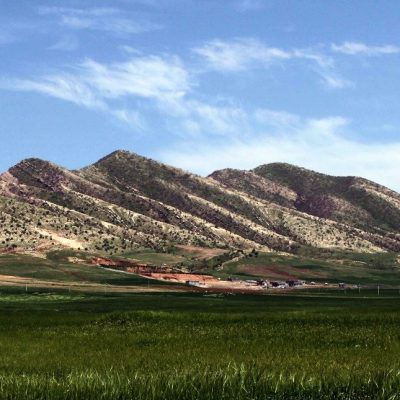
#> input picture sample.jpg, 400 x 400 px
$ jupyter execute Foveated_Vision.ipynb
#> lines starting #> are read from the running program, lines starting #| are printed output that depends on the picture; after the words box and inside, x2 and y2 are one past the last pixel; in counts of white or black regions, pixels touching at a corner belong together
# Human Foveated Vision Generator

Code for generating a noisy human foveated like image using numpy and opencv.

#### module imports

[cell 1]
import cv2
import time
import numpy as np
from math import atan, degrees,pi

np.set_printoptions(threshold=np.nan)

#### Constants used in code

[cell 2]
FOVEA_RADIUS = 1.0 #in degree visual angle.
MONITOR_WIDTH = 53 # Monitor width in cm
DISTANCE = 100 # Distance between monitor and participant in cm
RESOLUTION = 1366 # Horizontal resolution of the monitor in px
N_SAMPLES = 150000 # how many times to sample from image something like frame rate.
CONST_VAR = 0.0001
FIXATE_X = 200
FIXATE_Y = 200

#### Helper function to convert pixels to visual angle degrees

[cell 3]
def degrees_to_pixels():
    # Calculate the number of degrees that correspond to a single pixel.
    pixSize = float(MONITOR_WIDTH)/float(RESOLUTION);
    sz = 1.0 * pixSize
    deg_per_px = 2*180*atan(sz/(2*DISTANCE))/pi;

    return deg_per_px

print("fovea size : %s pixels" % (FOVEA_RADIUS/degrees_to_pixels()))

#### Load sample image to add noise

[cell 4]
image = cv2.imread('sample.jpg')
#> image is the input picture: shape (400, 400, 3); mean B, G, R 129.4, 124.8, 110.6

#### Function to calculate eccentricity.

[cell 5]
def get_eccentricity(raw_image, fixated_x, fixated_y, degree_to_pixel):

    #Generate a mask with shape similar to the image.
#> called with fixated_x = 200, fixated_y = 200, degree_to_pixel = 0.0222
    mask = 255*np.ones((raw_image.shape[0], raw_image.shape[1]), dtype='uint8')

    #Fovea is represented as a circle at fixated_x, fixated_y of radius FOVEA_RADIUS.
    cv2.circle(mask, (fixated_x, fixated_y), int(FOVEA_RADIUS/degree_to_pixel), 0, -1)
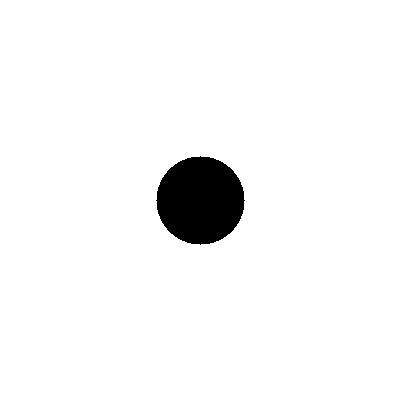
#> mask: shape (400, 400); 96.2% white; 1 black region, box (x1, y1, x2, y2) and area: (156, 156, 245, 245) 6077

    #Apply distance transform to mask. Open cv implementation of ecludian distance from fovea.
    eccentricity = cv2.distanceTransform(mask, cv2.DIST_L2, 3)
    eccentricity = eccentricity*degree_to_pixel

    return eccentricity

#Test eccentricity function
d2p = degrees_to_pixels()
ecc = get_eccentricity(image, FIXATE_X, FIXATE_Y, d2p)
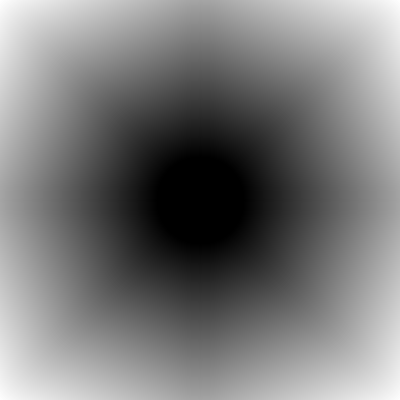
#> ecc: shape (400, 400) float32; min 0, max 5.14, mean 2.45; drawn with min black and max white
#print(ecc)

#### Function to add foveated noise to image without filling the parafoveal region.

[cell 6]
def add_foveated_noise_without_fill(raw_image, eccentricity, degree_to_pixel):
    #using the eccentricity calculate the probability of correct sample in the visual angle.
#> called with degree_to_pixel = 0.0222
    probs = np.exp(-0.27*eccentricity)
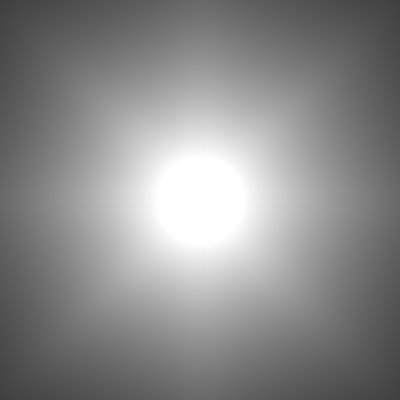
#> probs: shape (400, 400) float32; min 0.249, max 1, mean 0.546
    norm_probs = probs/np.sum(probs)
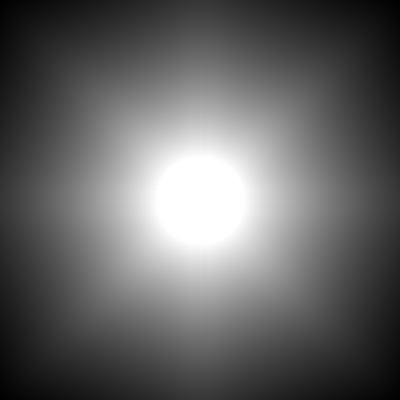
#> norm_probs: shape (400, 400) float32; min 2.85e-06, max 1.14e-05, mean 6.25e-06; drawn with min black and max white
    norm_probs = norm_probs.ravel()

    result_r = np.empty((raw_image.shape[0], raw_image.shape[1]))
    result_g = np.empty((raw_image.shape[0], raw_image.shape[1]))
    result_b = np.empty((raw_image.shape[0], raw_image.shape[1]))

    #randomly sample the pixels positions.
    sampled_indexes = np.random.choice(len(norm_probs), N_SAMPLES, False, norm_probs)
    sampled_index_probs = probs.ravel()[sampled_indexes]
    indexes = sampled_indexes[sampled_index_probs > np.random.uniform(0.0,1.0,len(sampled_index_probs))]

    result_r.ravel()[indexes] = raw_image[:,:,0].ravel()[indexes]
    result_g.ravel()[indexes] = raw_image[:,:,1].ravel()[indexes]
    result_b.ravel()[indexes] = raw_image[:,:,2].ravel()[indexes]

    index_ecc = eccentricity.ravel()[indexes]
    (row,col) = np.unravel_index(indexes, (raw_image.shape[0], raw_image.shape[1]), order='C')
    index_ecc = index_ecc * np.random.normal(0.0,2.0,len(index_ecc))

    row = np.clip((row + index_ecc),0,raw_image.shape[0]-1)
    col = np.clip((col + index_ecc),0,raw_image.shape[1]-1)
    row = row.astype(int)
    col = col.astype(int)

    noisy_index = np.ravel_multi_index((row,col), (raw_image.shape[0], raw_image.shape[1]), order='C')

    result_r.ravel()[indexes] = raw_image[:,:,0].ravel()[noisy_index]
    result_g.ravel()[indexes] = raw_image[:,:,1].ravel()[noisy_index]
    result_b.ravel()[indexes] = raw_image[:,:,2].ravel()[noisy_index]

    result = np.dstack((result_r,result_g,result_b))

    return result

#### Test the function

[cell 7]
start = time.time()
noisy_image = add_foveated_noise_without_fill(image, ecc, d2p)
#> noisy_image: shape (400, 400, 3) float64; 0.05% of the values are NaN or infinite; the others: min -8.37e+298, max 1.45e+306, mean 6.1e+301
end = time.time()
print ("Time taken to run the module %s seconds" % (end - start))

[cell 8]
cv2.imwrite('noisy.jpg', noisy_image)
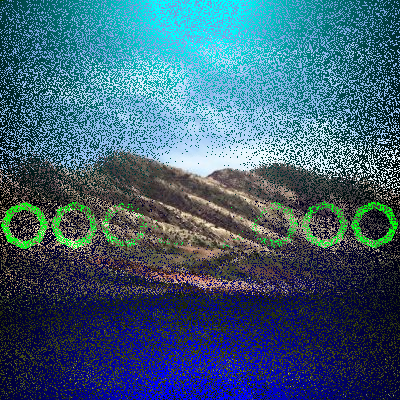
#> saved as noisy.jpg: shape (400, 400, 3); mean B, G, R 117.2, 94.1, 60.3
#> Out = True

#### Function to add foveated noise to image with filling the parafoveal region.

[cell 9]
def add_foveated_noise_with_fill(raw_image, eccentricity, degree_to_pixel):
    #using the eccentricity calculate the probability of correct sample in the visual angle.
    probs = np.exp(-0.27*eccentricity)
    norm_probs = probs/np.sum(probs)
    norm_probs = norm_probs.ravel()

    result_r = np.empty((raw_image.shape[0], raw_image.shape[1]))
    result_g = np.empty((raw_image.shape[0], raw_image.shape[1]))
    result_b = np.empty((raw_image.shape[0], raw_image.shape[1]))

    #randomly sample the pixels positions.
    sampled_indexes = np.random.choice(len(norm_probs), N_SAMPLES, False, norm_probs)
    sampled_index_probs = probs.ravel()[sampled_indexes]
    indexes = sampled_indexes[sampled_index_probs > np.random.uniform(0.0,1.0,len(sampled_index_probs))]

    result_r.ravel()[indexes] = raw_image[:,:,0].ravel()[indexes]
    result_g.ravel()[indexes] = raw_image[:,:,1].ravel()[indexes]
    result_b.ravel()[indexes] = raw_image[:,:,2].ravel()[indexes]

    all_indexes = np.arange(len(norm_probs))
    remaining_indexes = np.setxor1d(all_indexes, indexes)
    index_ecc = eccentricity.ravel()[remaining_indexes]
    (row,col) = np.unravel_index(remaining_indexes, (raw_image.shape[0], raw_image.shape[1]), order='C')
    noise_offset = np.random.choice([-1,1], len(index_ecc))
    index_ecc = index_ecc * np.random.normal(0,1,len(index_ecc))

    row = np.clip((row + index_ecc),0,raw_image.shape[0]-1)
    col = np.clip((col + index_ecc),0,raw_image.shape[1]-1)
    row = row.astype(int)
    col = col.astype(int)

    noisy_index = np.ravel_multi_index((row,col), (raw_image.shape[0], raw_image.shape[1]), order='C')

    result_r.ravel()[remaining_indexes] = raw_image[:,:,0].ravel()[noisy_index]
    result_g.ravel()[remaining_indexes] = raw_image[:,:,1].ravel()[noisy_index]
    result_b.ravel()[remaining_indexes] = raw_image[:,:,2].ravel()[noisy_index]

    result = np.dstack((result_r,result_g,result_b))

    return result

#### Test the function

[cell 10]
start = time.time()
noisy_image = add_foveated_noise_with_fill(image, ecc, d2p)
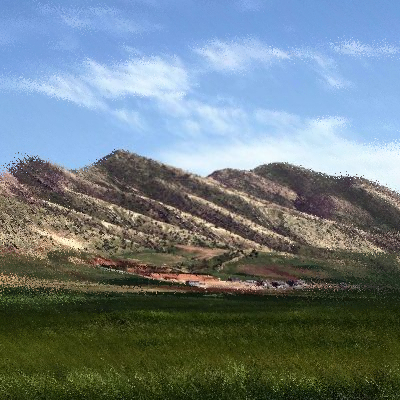
#> noisy_image: shape (400, 400, 3) float64; mean B, G, R 129.5, 124.9, 110.7
end = time.time()
print ("Time taken to run the module %s seconds" % (end - start))

[cell 11]
cv2.imwrite('noisy-2.jpg', noisy_image)
#> Out = True

$ run again, with noisy.jpg copied over sample.jpg
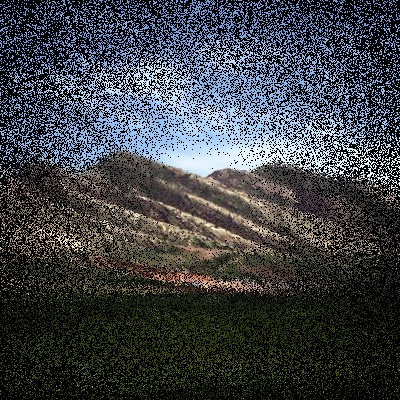
#> input picture noisy.jpg, 400 x 400 px
#> image is the input picture: shape (400, 400, 3); mean B, G, R 69.8, 65.9, 62.6
#> mask: shape (400, 400); 96.2% white; 1 black region, box (x1, y1, x2, y2) and area: (156, 156, 245, 245) 6077
#> `cv2.imwrite('noisy.jpg', noisy_image)`:
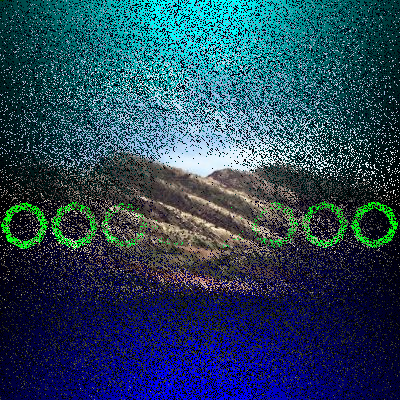
#> saved as noisy.jpg: shape (400, 400, 3); mean B, G, R 90.7, 67.8, 38.4
#> `cv2.imwrite('noisy.jpg', noisy_image)`: Out = True
#> `noisy_image = add_foveated_noise_with_fill(image, ecc, d2p)`:
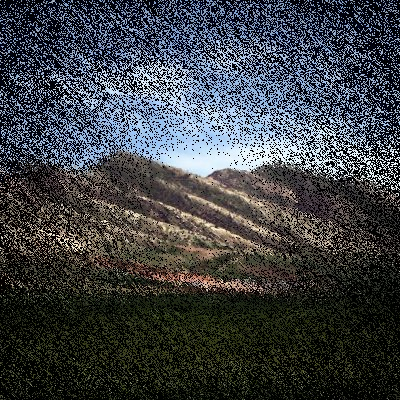
#> noisy_image: shape (400, 400, 3) float64; mean B, G, R 69.8, 65.9, 62.6
